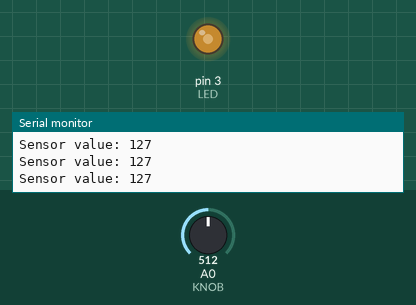
Bench run of a sketch on a simulated Arduino Uno, built with avr-gcc and run on an emulated ATmega328P. Shown: output pins drawn as LEDs (lit = HIGH), the last lines printed to the serial monitor. The test bench sets the inputs (shaded band); at power-on: A0 (KNOB) = 512.

Above: at 1.2 s.
1.3 s: A0 (KNOB) set to 716
At 2.4 s:
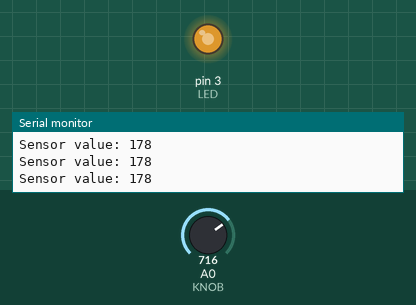
2.8 s: A0 (KNOB) set to 122
At 3.6 s:
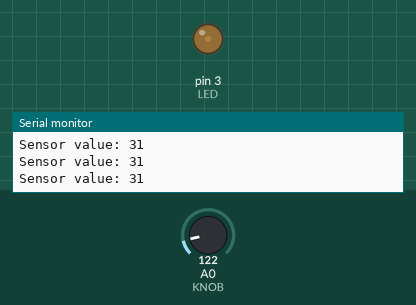
4.3 s: A0 (KNOB) set to 900
At 4.7 s:
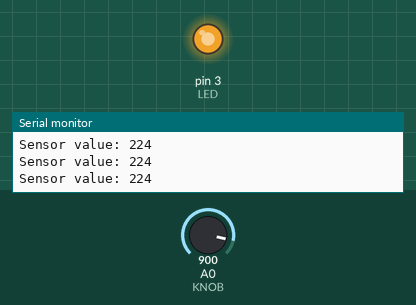
5.8 s: A0 (KNOB) set to 511
At 7.1 s:
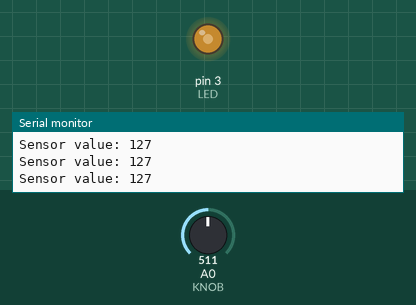
Timing chart, 0 to 8.8 s (numbered marks = the images above; inputs shaded):
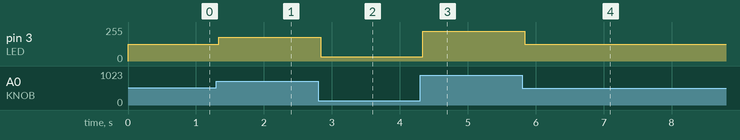

The sketch:

Code.ino
```cpp
#include <SoftwareSerial.h>
#define LED 3
#define KNOB 0

void setup()
{
    pinMode(LED, OUTPUT);
    Serial.begin(9600);
}

void loop()
{
    int val = analogRead(KNOB);
    int ledPower = map(val, 1, 1024, 1, 255);

    String stringOne = "Sensor value: ";
    Serial.println(stringOne + ledPower);
    analogWrite(LED, ledPower);
}
```

Measured:
- after the input at 1.3 s, pin 3 (LED): 127/255 → 178/255 at once
- after the input at 2.8 s, pin 3 (LED): 178/255 → 31/255 at once
- after the input at 4.3 s, pin 3 (LED): 31/255 → 224/255 at once
- after the input at 5.8 s, pin 3 (LED): 224/255 → 127/255 at once
